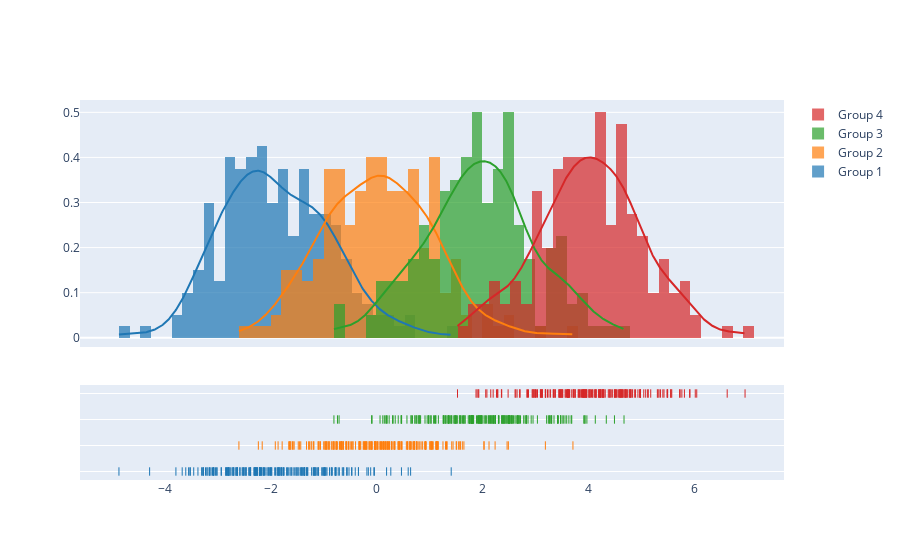

Notebook code cell kept with this figure:
### Code cell
import plotly.figure_factory as ff

# Add histogram data
x1 = np.random.randn(200) - 2
x2 = np.random.randn(200)
x3 = np.random.randn(200) + 2
x4 = np.random.randn(200) + 4

# Group data together
hist_data = [x1, x2, x3, x4]

group_labels = ['Group 1', 'Group 2', 'Group 3', 'Group 4']

# Create distplot with custom bin_size
fig = ff.create_distplot(hist_data, group_labels, bin_size=.2)
fig.show()

### Figure 1 — Plotly figure (JSON) as saved in the notebook; plotly's stock layout.template omitted (floating-point values rounded to 4 significant figures; data arrays with more than 128 entries replaced by an {"elided": "..."} marker saying what was removed)
{"data": [{"autobinx": false, "histnorm": "probability density", "legendgroup": "Group 1", "marker": {"color": "rgb(31, 119, 180)"}, "name": "Group 1", "opacity": 0.7, "type": "histogram", "x": {"elided": "200 float values"}, "xaxis": "x", "xbins": {"end": 1.412, "size": 0.2, "start": -4.866}, "yaxis": "y"}, {"autobinx": false, "histnorm": "probability density", "legendgroup": "Group 2", "marker": {"color": "rgb(255, 127, 14)"}, "name": "Group 2", "opacity": 0.7, "type": "histogram", "x": {"elided": "200 float values"}, "xaxis": "x", "xbins": {"end": 3.712, "size": 0.2, "start": -2.599}, "yaxis": "y"}, {"autobinx": false, "histnorm": "probability density", "legendgroup": "Group 3", "marker": {"color": "rgb(44, 160, 44)"}, "name": "Group 3", "opacity": 0.7, "type": "histogram", "x": {"elided": "200 float values"}, "xaxis": "x", "xbins": {"end": 4.677, "size": 0.2, "start": -0.8042}, "yaxis": "y"}, {"autobinx": false, "histnorm": "probability density", "legendgroup": "Group 4", "marker": {"color": "rgb(214, 39, 40)"}, "name": "Group 4", "opacity": 0.7, "type": "histogram", "x": {"elided": "200 float values"}, "xaxis": "x", "xbins": {"end": 6.964, "size": 0.2, "start": 1.531}, "yaxis": "y"}, {"legendgroup": "Group 1", "marker": {"color": "rgb(31, 119, 180)"}, "mode": "lines", "name": "Group 1", "showlegend": false, "type": "scatter", "x": {"elided": "500 float values"}, "xaxis": "x", "y": {"elided": "500 float values"}, "yaxis": "y"}, {"legendgroup": "Group 2", "marker": {"color": "rgb(255, 127, 14)"}, "mode": "lines", "name": "Group 2", "showlegend": false, "type": "scatter", "x": {"elided": "500 float values"}, "xaxis": "x", "y": {"elided": "500 float values"}, "yaxis": "y"}, {"legendgroup": "Group 3", "marker": {"color": "rgb(44, 160, 44)"}, "mode": "lines", "name": "Group 3", "showlegend": false, "type": "scatter", "x": {"elided": "500 float values"}, "xaxis": "x", "y": {"elided": "500 float values"}, "yaxis": "y"}, {"legendgroup": "Group 4", "marker": {"color": "rgb(214, 39, 40)"}, "mode": "lines", "name": "Group 4", "showlegend": false, "type": "scatter", "x": {"elided": "500 float values"}, "xaxis": "x", "y": {"elided": "500 float values"}, "yaxis": "y"}, {"legendgroup": "Group 1", "marker": {"color": "rgb(31, 119, 180)", "symbol": "line-ns-open"}, "mode": "markers", "name": "Group 1", "showlegend": false, "type": "scatter", "x": {"elided": "200 float values"}, "xaxis": "x", "y": {"elided": "200 str values"}, "yaxis": "y2"}, {"legendgroup": "Group 2", "marker": {"color": "rgb(255, 127, 14)", "symbol": "line-ns-open"}, "mode": "markers", "name": "Group 2", "showlegend": false, "type": "scatter", "x": {"elided": "200 float values"}, "xaxis": "x", "y": {"elided": "200 str values"}, "yaxis": "y2"}, {"legendgroup": "Group 3", "marker": {"color": "rgb(44, 160, 44)", "symbol": "line-ns-open"}, "mode": "markers", "name": "Group 3", "showlegend": false, "type": "scatter", "x": {"elided": "200 float values"}, "xaxis": "x", "y": {"elided": "200 str values"}, "yaxis": "y2"}, {"legendgroup": "Group 4", "marker": {"color": "rgb(214, 39, 40)", "symbol": "line-ns-open"}, "mode": "markers", "name": "Group 4", "showlegend": false, "type": "scatter", "x": {"elided": "200 float values"}, "xaxis": "x", "y": {"elided": "200 str values"}, "yaxis": "y2"}], "layout": {"barmode": "overlay", "hovermode": "closest", "legend": {"traceorder": "reversed"}, "xaxis": {"anchor": "y2", "domain": [0, 1], "zeroline": false}, "yaxis": {"anchor": "free", "domain": [0.35, 1], "position": 0}, "yaxis2": {"anchor": "x", "domain": [0, 0.25], "dtick": 1, "showticklabels": false}}}
